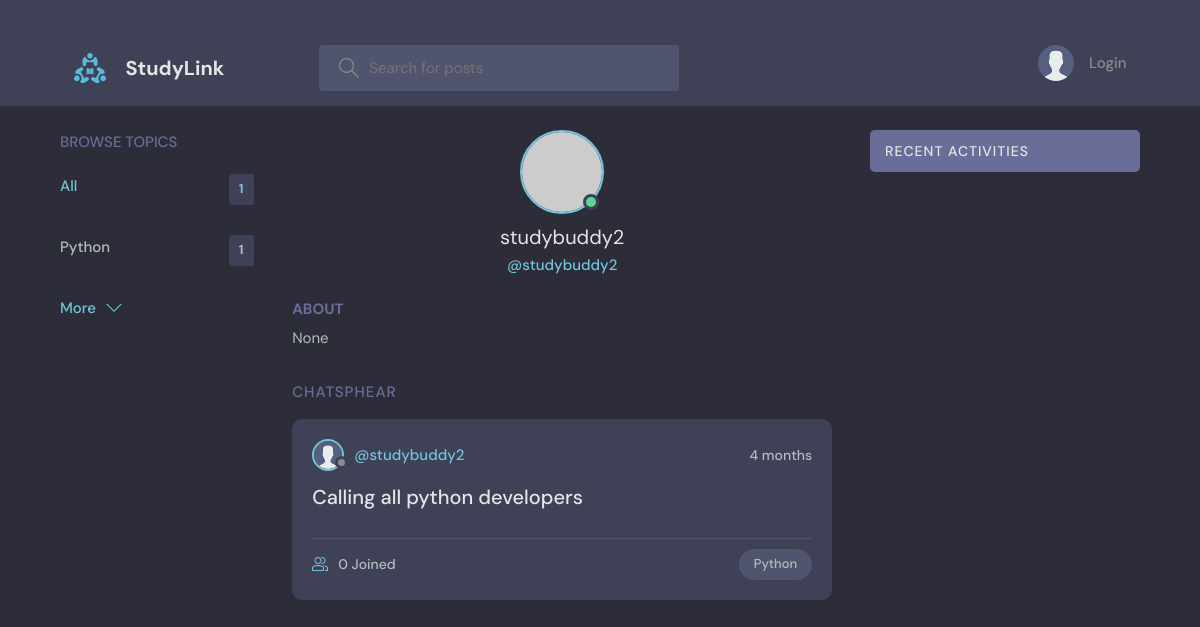
Page /profile/2/ on the earlier database version.
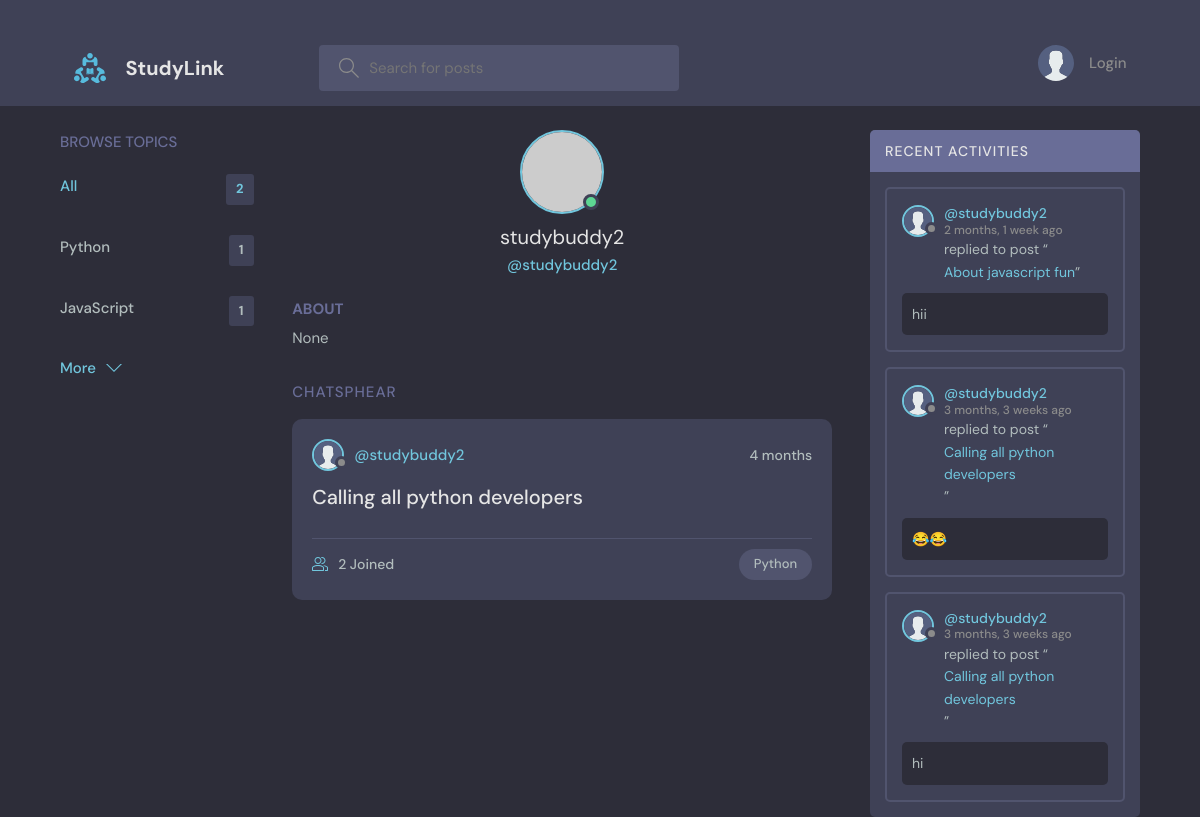
Same page on the later database version.
### base/models.py (models this page shows, shortened)
class Topic(models.Model):
    name=models.CharField(max_length=200)

class Room(models.Model):
    host=models.ForeignKey(User,on_delete=models.SET_NULL,null=True)
    topic=models.ForeignKey(Topic,on_delete=models.SET_NULL,null=True)
    name=models.CharField(max_length=200)
    description=models.TextField(null=True, blank=True)
    participants=models.ManyToManyField(User , related_name='participants', blank=True)
    updated=models.DateTimeField(auto_now=True)
    created=models.DateTimeField(auto_now_add=True)
    class Meta:
        ordering =['-updated', '-created']
    def __str__(self):
        return self.name

class User(AbstractUser):
     name=models.CharField(max_length=200,null=True)
     email=models.EmailField(unique=True,null=True)
     bio=models.TextField(null=True)
     avatar=models.ImageField(null=True,default="avatar.svg")
     USERNAME_FIELD='email'
     REQUIRED_FIELDS=[]

class Message(models.Model):
   user=models.ForeignKey(User,on_delete=models.CASCADE)
   room= models.ForeignKey(Room,on_delete=models.CASCADE)
   body= models.TextField(max_length=1000)
   update=models.DateTimeField(auto_now=True)
   created=models.DateTimeField(auto_now_add=True)
   def __str__(self) :
      return self.body[:50]

### base/views.py (the view)
# urls.py: path('profile/<str:pk>/',views.userProfile,name="user-profile"),
def userProfile(request,pk):
   user=User.objects.get(id=pk)
   rooms=user.room_set.all()
   room_messages=user.message_set.all().order_by('-created')
   topics=Topic.objects.all()
   context={'user':user, 'rooms':rooms,'room_messages':room_messages,'topics':topics}
   return render(request,"base/profile.html",context)

### base/templates/base/profile.html (shortened to what this page needs)
 {% extends 'main.html' %}
 {% block content %}
  <main class="profile-page layout layout--3">
    <div class="container">
      {% include 'base/topics_component.html' %}
      <div class="roomList">
        <div class="profile">
          <div class="profile__avatar">
            <div class="avatar avatar--large active">
              <img src="https://randomuser.me/api/portraits/men/11.jpg" />
            </div>
          </div>
          <div class="profile__info">
            <h3>{{ user.username}}</h3>
            <p>@{{ user.username}}</p>
          </div>
          <div class="profile__about">
            <h3>About</h3>
            <p>
              {{user.bio}}
            </p>
          </div>
        </div>
        <div class="roomList__header">
          <div>
            <h2>Chatsphear</a>
            </h2>
          </div>
        </div>
        {% include 'base/feed_component.html' %}
      </div>
      {% include 'base/activity_component.html' %}
    </div>
  </main>
 {% endblock content %}

### base/templates/base/topics_component.html
<div class="topics">
  <div class="topics__header">
    <h2>Browse Topics</h2>
  </div>
  <ul class="topics__list">
    <li>
      <a href="{% url 'Home' %}" class="active"
        >All <span> {{topics.count}}</span></a
      >
    </li>
    {% for topic in topics%}
    <li>
      <a href="{%url 'Home'%}?q={{topic.name}}">
        {{topic.name}} <span>{{topic.room_set.all.count}}</span></a
      >
    </li>
    {% endfor%}
  </ul>
  <a class="btn btn--link" href="{%url 'topics'%}">
    More
    <svg
      version="1.1"
      xmlns="http://www.w3.org/2000/svg"
      width="32"
      height="32"
      viewBox="0 0 32 32"
    >
      <title>chevron-down</title>
      <path d="M16 21l-13-13h-3l16 16 16-16h-3l-13 13z"></path>
    </svg>
  </a>
</div>

### base/templates/base/feed_component.html (shortened to what this page needs)
{%for it in rooms%}
<div class="roomListRoom">
  <div class="roomListRoom__header">
    <a href="{% url 'user-profile' it.host.id %}" class="roomListRoom__author">
      <div class="avatar avatar--small">
        <img src="{{it.host.avatar.url}}" />
      </div>
      <span>@{{it.host.username}}</span>
    </a>
    <div class="roomListRoom__actions">
      <span> {{it.created|timesince}}</span>
    </div>
  </div>
  <div class="roomListRoom__content">
    <a href="{% url 'Room' it.id %}">{{it.name}} </a>
  </div>
  <div class="roomListRoom__meta">
    <a href="{% url 'Room' it.id %}" class="roomListRoom__joined">
      {{it.participants.all.count}} Joined
    </a>
    <p class="roomListRoom__topic">{{it.topic.name}}</p>
  </div>
</div>
{%endfor%}

### base/templates/base/activity_component.html (shortened to what this page needs)
<div class="activities">
  <div class="activities__header">
    <h2>Recent Activities</h2>
  </div>
  {% for message in room_messages %}
  <div class="activities__box">
    <div class="activities__boxHeader roomListRoom__header">
      <a
        href="{% url 'user-profile' message.user.id %}"
        class="roomListRoom__author"
      >
        <div class="avatar avatar--small">
          <img src="{{message.user.avatar.url}}" />
        </div>
        <p>
          @{{message.user.name}}
          <span>{{message.created|timesince}} ago</span>
        </p>
      </a>
    </div>
    <div class="activities__boxContent">
      <p>
        replied to post “<a href="{% url 'Room' message.room.id %}"
          >{{message.room}}</a
        >”
      </p>
      <div class="activities__boxRoomContent">{{message.body}}</div>
    </div>
  </div>
  {% endfor%}
</div>

Differences in the rows shown:
added Topic: name "JavaScript", room_set.all.count "1"
computed for Room "Calling all python developers": participants.all.count "0" → "2"
added Message: user.avatar (placeholder picture), user.name "studybuddy2", created "2 months, 1 week", room "About javascript fun", body "hii"
added Message: user.avatar (placeholder picture), user.name "studybuddy2", created "3 months, 3 weeks", room "Calling all python developers", body "😂😂"
added Message: user.avatar (placeholder picture), user.name "studybuddy2", created "3 months, 3 weeks", room "Calling all python developers", body "hi"
Other differences:
{{ topics.count }}: "1" → "2"
